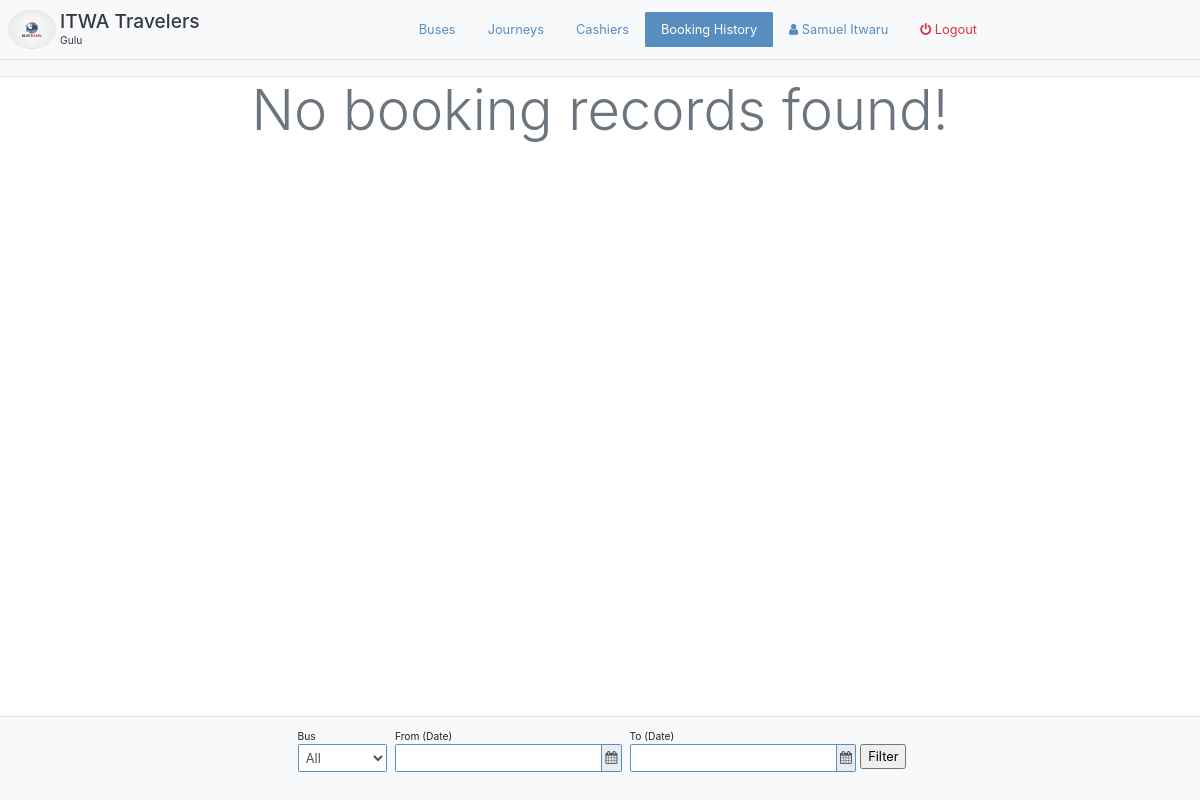
The page /booking/ (signed in) on the database its author committed.
### app/models/models.py (models this page shows, shortened)
class TimestampedModel(Model):
    created_at = Column(DateTime, default=now)
    updated_at = Column(DateTime)

class Company(db.Model, TimestampedModel):
    id = db.Column(db.Integer, primary_key=True)
    name = db.Column(db.String(64))
    logo = db.Column(db.String(64))
    branches = db.relationship("Branch", backref="company")
    buses = db.relationship("Bus", backref="company")
    statuses = db.relationship("Status", backref="company")
    payments = db.relationship("Payment", backref="company")
    def __str__(self):
        return self.name

class Branch(db.Model):
    id = db.Column(db.Integer, primary_key=True)
    name = db.Column(db.String(64))
    location = db.Column(db.String(64))
    company_id = db.Column(db.Integer, db.ForeignKey("company.id"))
    journeys = db.relationship("Journey", backref="branch")
    members = db.relationship("Profile", backref="branch")
    buses = db.relationship("Bus", backref="branch")
    bookings = db.relationship("Booking", backref="branch")
    def __str__(self):
        return self.name

class Profile(db.Model):
    id = db.Column(db.Integer, primary_key=True)
    first_name = db.Column(db.String(64), nullable=False)
    last_name = db.Column(db.String(64), nullable=False)
    email = db.Column(db.String(64), unique=True, nullable=False)
    telephone = db.Column(db.String(16), nullable=False)
    email_valid = db.Column(db.Boolean, default=False)
    telephone_valid = db.Column(db.Boolean, default=False)
    credit = db.Column(db.Float, default=0.0)
    is_admin = db.Column(db.Boolean())
    is_manager = db.Column(db.Boolean())
    is_cashier = db.Column(db.Boolean())
    is_passenger = db.Column(db.Boolean())
    branch_id = db.Column(db.Integer, db.ForeignKey("branch.id"))
    user_id = db.Column(db.Integer, db.ForeignKey("user.id", ondelete="CASCADE"), nullable=False)
    payments = db.relationship("Payment", backref="profile")
    def display_name(self):
        return f"{self.first_name} {self.last_name}"

### app/WEB/views/booking.py (the view, shortened to what this page needs)
@booking_bp.route("/", methods=["GET"])
@login_required
def get_company_bookings():
	company = get_current_branch().company
	buses_query = Bus.query.filter_by(company_id=company.id)
	bus_id_choices = [(bus.id, bus) for bus in buses_query.all()]
	filter_bookings_form = FilterBookingsForm(formdata=request.args, bus_id_choices=bus_id_choices)
	bookings_query = Booking.query
	bus_id = None
	created_on_gte = None
	created_on_lte = None
	if created_on_gte:
		bookings_query = bookings_query.filter(Booking.created_at>=created_on_gte)
	if created_on_lte:
		bookings_query = bookings_query.filter(Booking.created_at<=created_on_lte)
	bookings = bookings_query.all()
	filter_bookings_form.created_on_gte.data = request.args.get("created_on_gte")
	filter_bookings_form.created_on_lte.data = request.args.get("created_on_lte")
	return render_template("booking/booking-history.html", bookings=bookings, filter_bookings_form=filter_bookings_form)

### app/WEB/forms/booking.py (shortened to what this page needs)
class FilterBookingsForm(FlaskForm):
    created_on_gte = StringField("From (Date)", default=(now()-timedelta(2)).strftime("%B %d %Y"))
    created_on_lte = StringField("To (Date)", default=(now()+timedelta(2)).strftime("%B %d %Y"))
    bus_id = SelectField("Bus", coerce=int)
    submit = SubmitField('Filter')
    def __init__(self, bus_id_choices=[], *args, **kwargs):
        super().__init__(*args, **kwargs)
        self.bus_id.choices = [(0, "All")] + bus_id_choices
        self.datetime_format = "%B %d %Y"
        self.created_on_gte.default = "Jan 1 2000"
        self.created_on_lte.default = "Dec 31 3000"

### app/WEB/context_processors.py (called while the page is built)
@app.context_processor
def application():
	return  {
		"HOST": app.config.get("HOST_ADDRESS")
	}

@app.context_processor
def company():
	context = dict()
	if current_user.is_authenticated:
		context["profile"] = current_user.profile
		branch = current_user.profile.branch
		if branch:
			context["branch"] = branch
			context["company"] = branch.company
	return context

### app/models/models.py (called while the page is built)
    def __str__(self):
        return self.number

    def __str__(self):
        return self.profile.display_name()

### app/setup.py (called while the page is built)
@login_manager.user_loader
def load_user(user_id):
	return User.query.get(user_id)

### app/utils.py (called while the page is built)
def get_current_branch():
	return  current_user.profile.branch

### app/templates/booking/booking-history.html (shortened to what this page needs)
{% extends 'index/manager-base.html' %}
{% from 'helpers.html' import render_string_field, render_datetime_field %}
{% block bookings_history_active %}active{% endblock %}
{% block content %}
	<div class="container-fluid p-0">
		<div class="pre-scrollable bg-light border-bottom" style="max-height: 450px;">
		</div>
		{% if bookings|length==0 %}
			<p class="text-center text-muted display-4">No booking records found!</p>
		{% endif %}
		<div class="bg-light p-2 fixed-bottom shadow border-top">
			<form class="d-flex m-0 justify-content-center">
				<div class="p-1">
					{{ render_string_field(filter_bookings_form.bus_id) }}
				</div>
				<div class="p-1">
					{{ render_datetime_field(filter_bookings_form.created_on_gte, "bookings-created-on-gte", datetime_format="MMMM DD YYYY", inline=False) }}
				</div>
				<div class="p-1">
					{{ render_datetime_field(filter_bookings_form.created_on_lte, "bookings-created-on-lte", datetime_format="MMMM DD YYYY", inline=False) }}
				</div>
				<div style="padding-top: 1.2rem;">
					{{ filter_bookings_form.submit() }}
				</div>
			</form>
		</div>
	</div>
{% endblock %}

### app/templates/index/manager-base.html (shortened to what this page needs)
{% extends 'base.html' %}
{% block body %}
	<body>
		<nav class="navbar navbar-expand-lg navbar-light bg-light p-2 border-bottom d-flex fixed">
			<div class="d-flex flex-fill">
				<img class="bg-white img-thumbnail rounded-circle p-0" style="width: 3rem;" src="{{url_for('company.get_company_logo', logoname=company.logo)}}" />
				<div class="text-dark px-1">
					<h4 class="m-0">{{company}}</h4>
					<small>{{branch}}</small>
				</div>
            </div>
			{% block manager_navigation %}
				<nav id="managerNavigation" class="collapse navbar-collapse navbar-expand-lg navbar-light bg-light p-1 fixed">
					<ul class="nav nav-pills">
						<li class="nav-item">
							<a class="nav-link {% block buses_active %}{% endblock %}" href="{{url_for('bus.get_buses')}}">Buses</a>
						</li>
						{% if profile.is_manager %}
						<li class="nav-item">
							<a class="nav-link {% block journeys_active %}{% endblock %}" href="{{url_for('journey.get_journeys')}}">Journeys</a>
						</li>
						<li class="nav-item">
							<a class="nav-link {% block cashiers_active %}{% endblock %}" href="{{url_for('profile.get_cashier_profiles')}}">Cashiers</a>
						</li>
						<li class="nav-item">
							<a class="nav-link {% block bookings_history_active %}{% endblock %}" href="{{url_for('booking.get_company_bookings')}}">Booking History</a>
						</li>
						{% endif %}
						<li class="nav-item">
							<a class="nav-link" href="{{ url_for('user.update_user_password') }}"><span class="fa fa-user"></span> {{current_user}}</span></a>
						</li>
						<li class="nav-item">
							<a href="{{ url_for('index.logout') }}" class="nav-link text-danger"><span class="fa fa-power-off"></span> Logout</a>
						</li>
					</ul>
				</nav>
			{% endblock %}
		</nav>
		{% block content %}
		{% endblock %}
	</body>
{% endblock %}

### app/static/css/style.css (style rules this page uses)
.fixed { position:sticky; top:0; z-index:1; }

### rows shown on the page
Company: logo (picture), name "ITWA Travelers"
Branch: name "Gulu"
Profile: first_name+last_name "Samuel Itwaru"

### other values the page prints
{{ field.label.text }} "Bus"
{{ field.label.text }} "From (Date) To (Date)"
